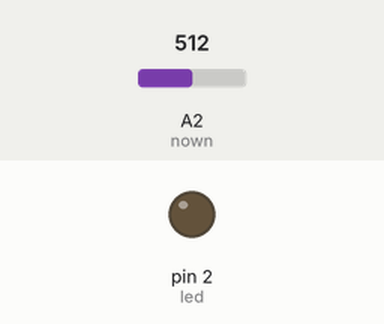
Recording of a sketch running on a simulated Arduino Uno, built with avr-gcc and run on an emulated ATmega328P. Shown: output pins drawn as LEDs (lit = HIGH). The inputs (shaded band) are chosen by the test bench; at power-on: A2 (nown) = 512.

Above: at 1.2 s.
1.3 s: A2 (nown) set to 21
2.8 s: A2 (nown) set to 18
At 3.9 s:
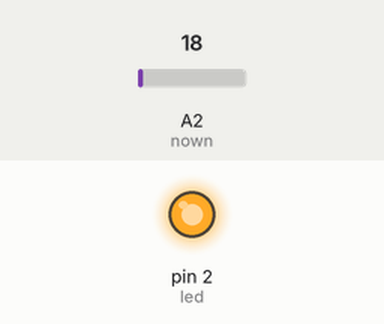
4.3 s: A2 (nown) set to 57
5.8 s: A2 (nown) set to 64
At 6.2 s:
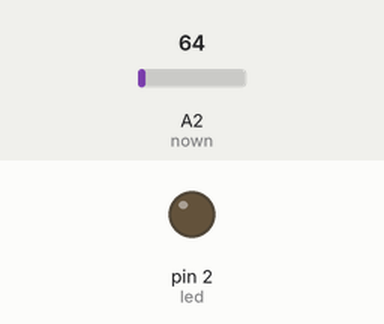
7.3 s: A2 (nown) set to 10
At 8.5 s:
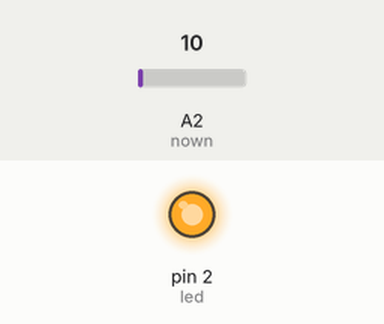
Timing chart, 0 to 9.8 s (numbered marks = the images above; inputs shaded):
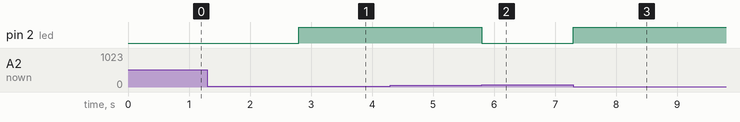

The sketch:

sun_light.ino
```cpp
int light;
const int led=2;
const int nown=A2;
void setup(){
  pinMode(A2,INPUT);
  pinMode(led,OUTPUT);
}

void loop(){
  light=analogRead(nown);

  if (light<20) digitalWrite(led,HIGH);

  if (light>60) digitalWrite(led,LOW);
}
```

Measured:
- the behaviour switches between 20 and 19 on A2 (nown) (found by bisection; images 0 and 1)
- the behaviour switches between 60 and 61 on A2 (nown) (found by bisection; images 1 and 2)
- after the input at 1.3 s, every drawn part: stays the same
- after the input at 2.8 s, pin 2 (led): LOW → HIGH at once
- after the input at 4.3 s, every drawn part: stays the same
- after the input at 5.8 s, pin 2 (led): HIGH → LOW at once
- after the input at 7.3 s, pin 2 (led): LOW → HIGH at once
